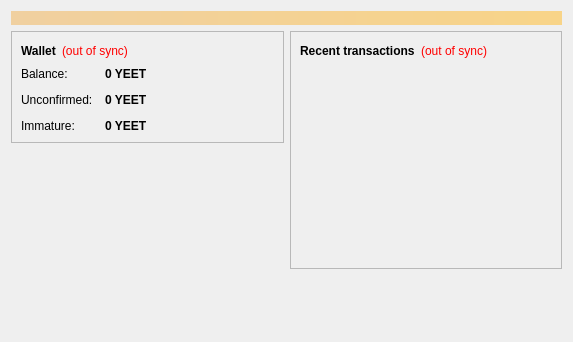
<?xml version="1.0" encoding="UTF-8"?>
<ui version="4.0">
 <class>OverviewPage</class>
 <widget class="QWidget" name="OverviewPage">
  <property name="geometry">
   <rect>
    <x>0</x>
    <y>0</y>
    <width>573</width>
    <height>342</height>
   </rect>
  </property>
  <property name="windowTitle">
   <string>Form</string>
  </property>
  <layout class="QVBoxLayout" name="topLayout">
   <item>
    <widget class="QLabel" name="labelAlerts">
     <property name="visible">
      <bool>false</bool>
     </property>
     <property name="styleSheet">
      <string notr="true">background-color: qlineargradient(x1: 0, y1: 0, x2: 1, y2: 0, stop:0 #F0D0A0, stop:1 #F8D488); color:#000000;</string>
     </property>
     <property name="wordWrap">
      <bool>true</bool>
     </property>
     <property name="margin">
      <number>3</number>
     </property>
    </widget>
   </item>
   <item>
    <layout class="QHBoxLayout" name="horizontalLayout" stretch="1,1">
     <item>
      <layout class="QVBoxLayout" name="verticalLayout_2">
       <item>
        <widget class="QFrame" name="frame">
         <property name="frameShape">
          <enum>QFrame::StyledPanel</enum>
         </property>
         <property name="frameShadow">
          <enum>QFrame::Raised</enum>
         </property>
         <layout class="QVBoxLayout" name="verticalLayout_4">
          <item>
           <layout class="QHBoxLayout" name="horizontalLayout_4">
            <item>
             <widget class="QLabel" name="label_5">
              <property name="font">
               <font>
                <weight>75</weight>
                <bold>true</bold>
               </font>
              </property>
              <property name="text">
               <string>Wallet</string>
              </property>
             </widget>
            </item>
            <item>
             <widget class="QLabel" name="labelWalletStatus">
              <property name="toolTip">
               <string>The displayed information may be out of date. Your wallet automatically synchronizes with the Yeetcoin network after a connection is established, but this process has not completed yet.</string>
              </property>
              <property name="styleSheet">
               <string notr="true">QLabel { color: red; }</string>
              </property>
              <property name="text">
               <string notr="true">(out of sync)</string>
              </property>
              <property name="alignment">
               <set>Qt::AlignLeading|Qt::AlignLeft|Qt::AlignVCenter</set>
              </property>
             </widget>
            </item>
            <item>
             <spacer name="horizontalSpacer_2">
              <property name="orientation">
               <enum>Qt::Horizontal</enum>
              </property>
              <property name="sizeHint" stdset="0">
               <size>
                <width>40</width>
                <height>20</height>
               </size>
              </property>
             </spacer>
            </item>
           </layout>
          </item>
          <item>
           <layout class="QFormLayout" name="formLayout_2">
            <property name="fieldGrowthPolicy">
             <enum>QFormLayout::AllNonFixedFieldsGrow</enum>
            </property>
            <property name="horizontalSpacing">
             <number>12</number>
            </property>
            <property name="verticalSpacing">
             <number>12</number>
            </property>
            <item row="0" column="0">
             <widget class="QLabel" name="label">
              <property name="text">
               <string>Balance:</string>
              </property>
             </widget>
            </item>
            <item row="0" column="1">
             <widget class="QLabel" name="labelBalance">
              <property name="font">
               <font>
                <weight>75</weight>
                <bold>true</bold>
               </font>
              </property>
              <property name="cursor">
               <cursorShape>IBeamCursor</cursorShape>
              </property>
              <property name="toolTip">
               <string>Your current balance</string>
              </property>
              <property name="text">
               <string notr="true">0 YEET</string>
              </property>
              <property name="textInteractionFlags">
               <set>Qt::LinksAccessibleByMouse|Qt::TextSelectableByKeyboard|Qt::TextSelectableByMouse</set>
              </property>
             </widget>
            </item>
            <item row="1" column="0">
             <widget class="QLabel" name="label_3">
              <property name="text">
               <string>Unconfirmed:</string>
              </property>
             </widget>
            </item>
            <item row="1" column="1">
             <widget class="QLabel" name="labelUnconfirmed">
              <property name="font">
               <font>
                <weight>75</weight>
                <bold>true</bold>
               </font>
              </property>
              <property name="cursor">
               <cursorShape>IBeamCursor</cursorShape>
              </property>
              <property name="toolTip">
               <string>Total of transactions that have yet to be confirmed, and do not yet count toward the current balance</string>
              </property>
              <property name="text">
               <string notr="true">0 YEET</string>
              </property>
              <property name="textInteractionFlags">
               <set>Qt::LinksAccessibleByMouse|Qt::TextSelectableByKeyboard|Qt::TextSelectableByMouse</set>
              </property>
             </widget>
            </item>
            <item row="2" column="0">
             <widget class="QLabel" name="labelImmatureText">
              <property name="text">
               <string>Immature:</string>
              </property>
             </widget>
            </item>
            <item row="2" column="1">
             <widget class="QLabel" name="labelImmature">
              <property name="font">
               <font>
                <weight>75</weight>
                <bold>true</bold>
               </font>
              </property>
              <property name="toolTip">
               <string>Mined balance that has not yet matured</string>
              </property>
              <property name="text">
               <string notr="true">0 YEET</string>
              </property>
              <property name="textInteractionFlags">
               <set>Qt::LinksAccessibleByMouse|Qt::TextSelectableByKeyboard|Qt::TextSelectableByMouse</set>
              </property>
             </widget>
            </item>
           </layout>
          </item>
         </layout>
        </widget>
       </item>
       <item>
        <spacer name="verticalSpacer">
         <property name="orientation">
          <enum>Qt::Vertical</enum>
         </property>
         <property name="sizeHint" stdset="0">
          <size>
           <width>20</width>
           <height>40</height>
          </size>
         </property>
        </spacer>
       </item>
      </layout>
     </item>
     <item>
      <layout class="QVBoxLayout" name="verticalLayout_3">
       <item>
        <widget class="QFrame" name="frame_2">
         <property name="frameShape">
          <enum>QFrame::StyledPanel</enum>
         </property>
         <property name="frameShadow">
          <enum>QFrame::Raised</enum>
         </property>
         <layout class="QVBoxLayout" name="verticalLayout">
          <item>
           <layout class="QHBoxLayout" name="horizontalLayout_2">
            <item>
             <widget class="QLabel" name="label_4">
              <property name="text">
               <string>&lt;b&gt;Recent transactions&lt;/b&gt;</string>
              </property>
             </widget>
            </item>
            <item>
             <widget class="QLabel" name="labelTransactionsStatus">
              <property name="toolTip">
               <string>The displayed information may be out of date. Your wallet automatically synchronizes with the Yeetcoin network after a connection is established, but this process has not completed yet.</string>
              </property>
              <property name="styleSheet">
               <string notr="true">QLabel { color: red; }</string>
              </property>
              <property name="text">
               <string notr="true">(out of sync)</string>
              </property>
              <property name="alignment">
               <set>Qt::AlignRight|Qt::AlignTrailing|Qt::AlignVCenter</set>
              </property>
             </widget>
            </item>
            <item>
             <spacer name="horizontalSpacer">
              <property name="orientation">
               <enum>Qt::Horizontal</enum>
              </property>
              <property name="sizeHint" stdset="0">
               <size>
                <width>40</width>
                <height>20</height>
               </size>
              </property>
             </spacer>
            </item>
           </layout>
          </item>
          <item>
           <widget class="QListView" name="listTransactions">
            <property name="styleSheet">
             <string notr="true">QListView { background: transparent; }</string>
            </property>
            <property name="frameShape">
             <enum>QFrame::NoFrame</enum>
            </property>
            <property name="verticalScrollBarPolicy">
             <enum>Qt::ScrollBarAlwaysOff</enum>
            </property>
            <property name="horizontalScrollBarPolicy">
             <enum>Qt::ScrollBarAlwaysOff</enum>
            </property>
            <property name="selectionMode">
             <enum>QAbstractItemView::NoSelection</enum>
            </property>
           </widget>
          </item>
         </layout>
        </widget>
       </item>
       <item>
        <spacer name="verticalSpacer_2">
         <property name="orientation">
          <enum>Qt::Vertical</enum>
         </property>
         <property name="sizeHint" stdset="0">
          <size>
           <width>20</width>
           <height>40</height>
          </size>
         </property>
        </spacer>
       </item>
      </layout>
     </item>
    </layout>
   </item>
  </layout>
 </widget>
 <resources/>
 <connections/>
</ui>
